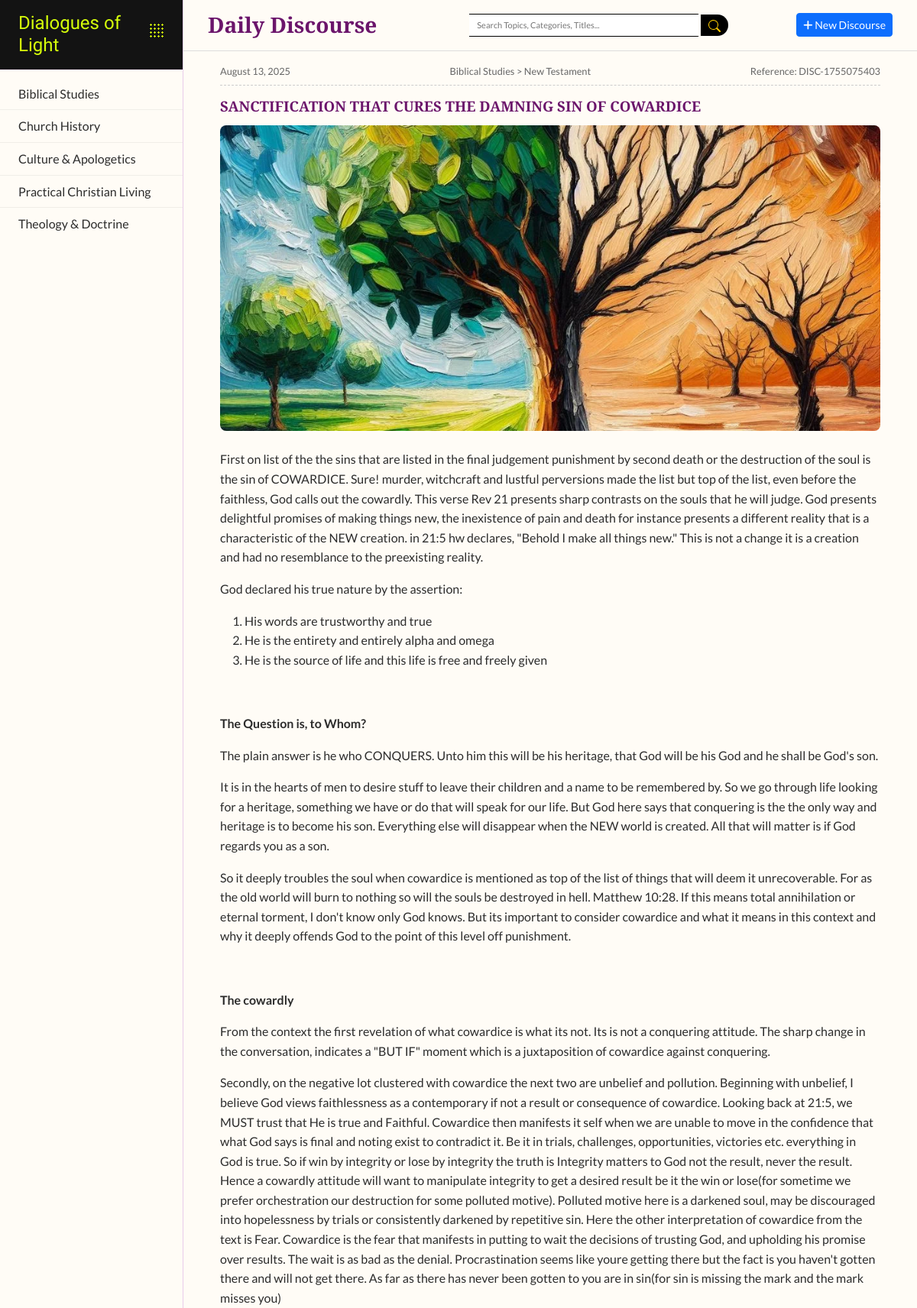
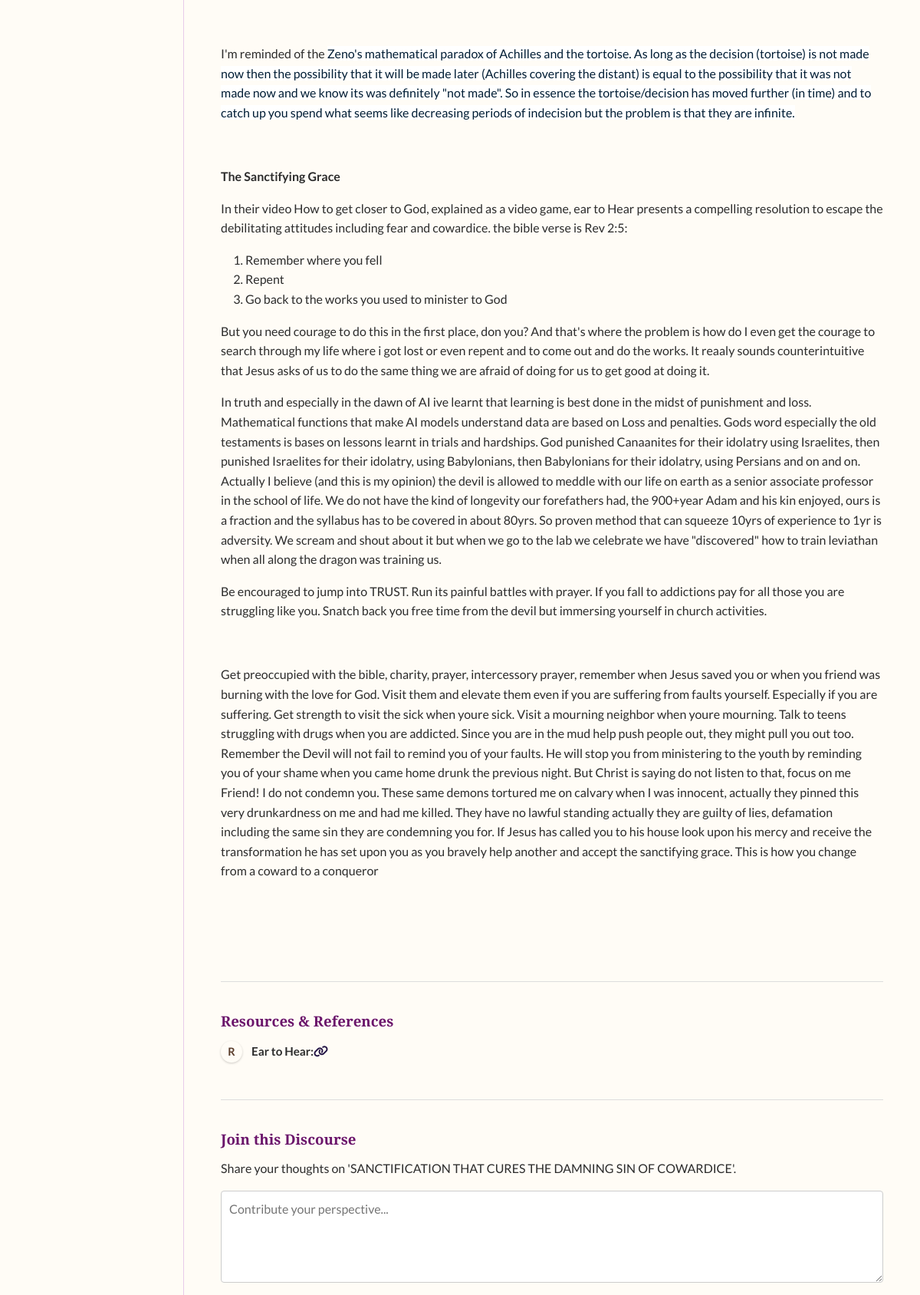
Screenshot of /discourse/dialogues (upper part) with the database file from the repository (2 pictures, top to bottom).
### app/dol_db/models.py (models this page shows, shortened)
class Resource(db.Model):
    __tablename__ = 'resources'
    id = db.Column(db.Integer, primary_key=True)
    discourse_id = db.Column(db.Integer, db.ForeignKey('discourse_blogs.id'), nullable=False)
    type = db.Column(db.Enum(ResourceType), nullable=False)
    name = db.Column(db.String(200), nullable=False) # e.g., "Psalm 19:1" or "On the Incarnation"
    medium = db.Column(db.Enum(ResourceMedium)) # e.g., "Book", "Journal Article"
    link = db.Column(db.String(512)) # URL or reference text
    discourse = db.relationship('DiscourseBlog', back_populates='resources')

class Category(db.Model):
    __tablename__ = 'categories'
    id = db.Column(db.Integer, primary_key=True)
    name = db.Column(db.String(100), unique=True, nullable=False)
    subcategories = db.relationship('SubCategory', back_populates='category', lazy=True, cascade="all, delete-orphan")

class SubCategory(db.Model):
    __tablename__ = 'subcategories'
    id = db.Column(db.Integer, primary_key=True)
    name = db.Column(db.String(100), nullable=False)
    category_id = db.Column(db.Integer, db.ForeignKey('categories.id'), nullable=False)
    category = db.relationship('Category', back_populates='subcategories')
    discourses = db.relationship('DiscourseBlog', back_populates='subcategory', lazy='dynamic')
    __table_args__ = (db.UniqueConstraint('name', 'category_id', name='_name_category_uc'),)

class DiscourseBlog(db.Model):
    __tablename__ = 'discourse_blogs'
    id = db.Column(db.Integer, primary_key=True)
    user_id = db.Column(db.Integer, db.ForeignKey('users.id'), nullable=False)
    subcategory_id = db.Column(db.Integer, db.ForeignKey('subcategories.id'), nullable=False)
    reference = db.Column(db.String(50), unique=True, nullable=False, index=True)
    title = db.Column(db.String(255), nullable=False)
    body = db.Column(db.Text, nullable=False)
    date_posted = db.Column(db.DateTime, default=datetime.utcnow, index=True)
    is_approved = db.Column(db.Boolean, default=False, nullable=False)
    featured_image = db.Column(db.String(255), nullable=True)
    author = db.relationship('User', back_populates='discourses')
    resources = db.relationship('Resource', back_populates='discourse', lazy='joined', cascade="all, delete-orphan")
    comments = db.relationship('DiscourseComment', back_populates='discourse', lazy='dynamic', cascade="all, delete-orphan")
    subcategory = db.relationship('SubCategory', back_populates='discourses')

### app/dol_discourse/disc_routes.py (the view)
@discourse_bp.route('/')  # This will be the '/discourse/' URL
@discourse_bp.route('/dialogues') # This will be the '/discourse/dialogues' URL
def dialogues():
    latest_discourse = DiscourseBlog.query.filter_by(is_approved=True)\
                                          .order_by(DiscourseBlog.date_posted.desc())\
                                          .options(joinedload(DiscourseBlog.subcategory).joinedload(SubCategory.category))\
                                          .first()
    return render_template(
        'dialogues.html',
        initial_content=latest_discourse
    )

### app/dol_discourse/disc_routes.py (called while the page is built)
@discourse_bp.app_context_processor
def inject_enums_for_discourse_templates():
    def get_resource_types():
        return list(ResourceType)
    def get_resource_mediums():
        return list(ResourceMedium)
    return dict(
        get_resource_types=get_resource_types,
        get_resource_mediums=get_resource_mediums
    )

### app/routes.py (called while the page is built)
@bp.app_context_processor
def inject_now():
    return {'now': datetime.utcnow}

### app/dol_discourse/templates/discourse/dialogues.html (shortened to what this page needs)
{% extends "layout.html" %}
{% block content %}
    <div class="sticky-main-header d-flex justify-content-between align-items-center g-5">
        <h3 class="me-5 mb-0">Daily Discourse</h3>
        <div>
            <input type="text" class="search-input" placeholder="Search Topics, Categories, Titles..." id="searchInput">
            <button class="search-button">
                <svg xmlns="http://www.w3.org/2000/svg" width="16" height="16" fill="currentColor" class="bi bi-search" viewBox="0 0 16 16">
                    <path d="M11.742 10.344a6.5 6.5 0 1 0-1.397 1.398h-.001q.044.06.098.115l3.85 3.85a1 1 0 0 0 1.415-1.414l-3.85-3.85a1 1 0 0 0-.115-.1zM12 6.5a5.5 5.5 0 1 1-11 0 5.5 5.5 0 0 1 11 0"/>
                </svg>
            </button>
        </div>
        <a href="{{ url_for('discourse.new_discourse_editor') }}" class="btn btn-primary btn-sm ms-3">
            <i class="fa fa-plus"></i> New Discourse
        </a>
    </div>
    <div class="discourse-container">
        {% if initial_content %}
            <section id="discourse-section">
                <div class="discourse-meta">
                    <span id="discourse-date">{{ initial_content.date_posted.strftime('%B %d, %Y') }}</span>
                    {% if initial_content.subcategory and initial_content.subcategory.category %}
                        <span class="discourse-category">
                            {{ initial_content.subcategory.category.name }} > {{ initial_content.subcategory.name }}
                        </span>
                    {% endif %}
                    <span id="discourse-ref">Reference: {{ initial_content.reference }}</span>
                </div>
                <h4 id="discourse-title">{{ initial_content.title }}</h4>
                <div id="featured-image-container">
                    {% if initial_content and initial_content.featured_image %}
                    <img src="{{ url_for('static', filename='uploads/discourse_images/' + initial_content.featured_image) }}" alt="{{ initial_content.title }}" class="featured-image">
                    {% endif %}
                </div>
                <div id="discourse-body">
                    {{ initial_content.body | safe }}
                </div>
            </section>
            <section id="resources-section">
                <h4>Resources & References</h4>
                <ul id="resource-list">
                    {% for resource in initial_content.resources %}
                    <li>
                        <span class="resource-type {{ resource.type.value | lower | replace(' ', '-') }}">{{ resource.type.value[0] }}</span>
                        <strong>{{ resource.name }}:</strong>
                        {% if resource.link %}
                            <a href="{{ resource.link }}" target="_blank" rel="noopener noreferrer">
                                <i class="fas fa-link" aria-hidden="true"></i>
                            </a>
                        {% endif %}
                    </li>
                    {% else %}
                    <li>No resources are listed for this discourse.</li>
                    {% endfor %}
                </ul>
            </section>
            <section id="contribute-section">
                <h4>Join this Discourse</h4>
                <p id="contribute-prompt">Share your thoughts on '{{ initial_content.title }}'.</p>
                <textarea placeholder="Contribute your perspective..."></textarea>
            </section>
        {% endif %}
    </div>
{% endblock %}

### app/templates/layout.html (shortened to what this page needs)
<!DOCTYPE html>
<html lang="en">
<head>
    <link rel="stylesheet" href="https://cdnjs.cloudflare.com/ajax/libs/font-awesome/6.4.0/css/all.min.css">
    <link rel="stylesheet" href="{{ url_for('static', filename='css/bootstrap.min.css') }}">
    <link rel="stylesheet" href="{{ url_for('static', filename='css/bootstrap-icons.css') }}">
    <link rel="stylesheet" href="{{ url_for('static', filename='css/style.css') }}">
</head>
<body>
    <div class="site-grid">
        <nav class="main-nav " id="main-nav">
            <div class="logo-dropdown" >
                <div class="logo">
                    <a href="{{ url_for('main.splash') }}">
                        <h1>Dialogues of Light</h1>
                    </a>
                </div>
                <div class="header-accent-dots" id="logo-dropdown-trigger"></div>
            </div>
            <ul>
                {% for category in sidebar_data %}
                <li>
                    <a href="#" class="main-topic-link" data-topic-id="{{ category.id }}">
                        <span>{{ category.name }}</span>
                    </a>
                </li>
                {% endfor %}
            </ul>
        </nav>
        <main class="main-content">
            {% block content %}{% endblock %}
        </main>
    </div>
</body>
</html>

### rows the page displays
Resource: name "Biblical Studies", type "R", name "Ear to Hear"
SubCategory: name "Church History"
SubCategory: name "Culture & Apologetics"
SubCategory: name "Practical Christian Living"
SubCategory: name "Theology & Doctrine"
DiscourseBlog: date_posted "August 13, 2025", reference "DISC-1755075403", title "SANCTIFICATION THAT CURES THE DAMNING SIN OF COWARDICE", featured_image (picture), body "First on list of the the sins that are listed in the final judgement punishment by second death or the destruction of the soul is the sin of COWARDICE. Sure! murder, witchcraft and lustful perversions made the list but top of the list, even before the faithless, God calls out the cowardly. This verse Rev 21 presents sharp contrasts on the souls that he will judge. God presents delightful promises of making things new, the inexistence of pain and death for instance presents a different reality that is a characteristic of the NEW creation. in 21:5 hw declares, \"Behold I make all things new.\" This is not a change it is a creation and had no resemblance to the preexisting reality. God declared…"
Category: subcategory.category.name "Biblical Studies"
SubCategory: subcategory.name "New Testament"
